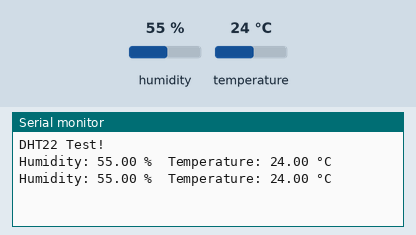
Recording of a sketch running on a simulated Arduino Uno, built with avr-gcc and run on an emulated ATmega328P. On the bench: the last lines printed to the serial monitor. The test bench sets the inputs (shaded band); at power-on: humidity 55 %, temperature 24 °C.

Above: at 2.8 s.
2.9 s: humidity set to 22 %
At 5.1 s:
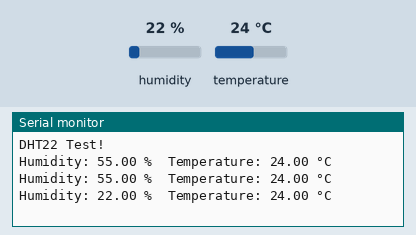
5.6 s: temperature set to 12 °C
At 6.9 s:
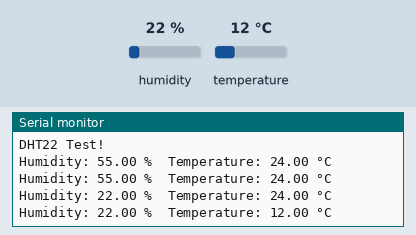
8.3 s: humidity set to 40 %
At 10.4 s:
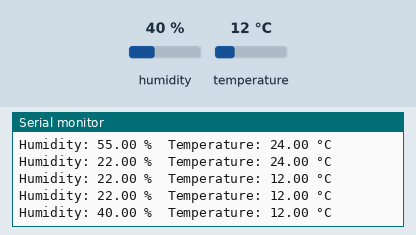
Timing chart, 0 to 11.9 s (numbered marks = the images above; inputs shaded):
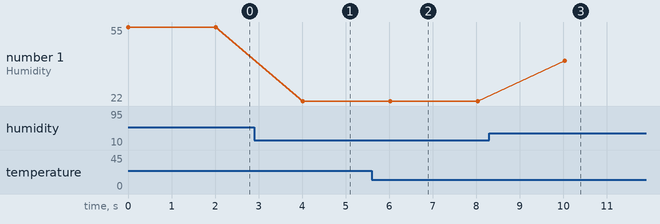

The sketch:

Serial_DHT.ino
```cpp
#include <Adafruit_Sensor.h>
#include <DHT.h>
#include <DHT_U.h>

// DHT22 configuration
#define DHTPIN 15  // GPIO pin connected to the DHT22 data pin
#define DHTTYPE DHT22 // DHT type (DHT11, DHT22)

DHT dht(DHTPIN, DHTTYPE);

void setup() {
  Serial.begin(115200);
  Serial.println("DHT22 Test!");

  dht.begin();
}

void loop() {
  float humidity = dht.readHumidity();
  float temperature = dht.readTemperature();

  // Check if any reading failed
  if (isnan(humidity) || isnan(temperature)) {
    Serial.println("Failed to read from DHT sensor!");
    return;
  }

  // Print the results to the Serial Monitor
  Serial.print("Humidity: ");
  Serial.print(humidity);
  Serial.print(" %\t");
  Serial.print("Temperature: ");
  Serial.print(temperature);
  Serial.println(" °C");

  // Wait before taking the next reading
  delay(2000);
}
```

Measured:
- after the input at 2.9 s, the serial monitor: prints a new line after 1.1 s (image 1)
- after the input at 5.6 s, the serial monitor: prints a new line after 0.43 s (image 2)
- after the input at 8.3 s, the serial monitor: prints a new line after 1.7 s (image 3)
- plotted number 1: 22 → 40 after the input at 8.3 s
